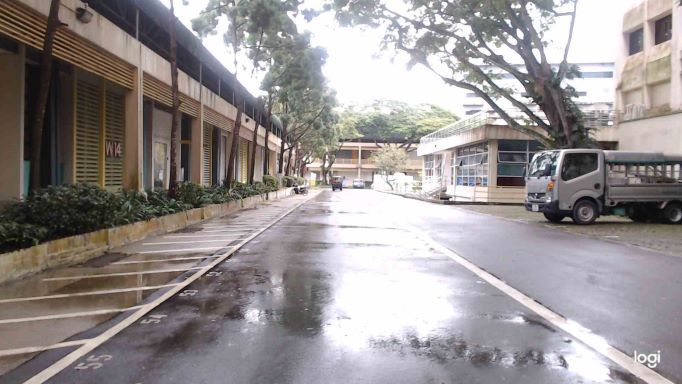
#> input picture lane/test(1080).jpg, 682 x 384 px, given in place of (720,60).mp4, which was not available
$ python lanes.py
#> lines starting #> are read from the running program, lines starting #| are printed output that depends on the picture; pictures that were not available may be replaced by others from this repository, and a replacement may not be noted
#> further down, frame is the input picture: shape (384, 682, 3); mean B, G, R 145, 145.2, 151
import cv2
import numpy as np

def make_coordinates(image, line_parameters):
    slope,intercept=line_parameters
    print(image.shape)
    y1=image.shape[0]
    y2=int(y1*(3/5))
    x1=int((y1-intercept)/slope)
    x2=int((y2-intercept)/slope)
    return np.array([x1,y1,x2,y2])

def average_slope_intercept(image,lines):
    left_fit=[]
    right_fit=[]
    for line in lines:
        x1,y1,x2,y2=line.reshape(4)
        parameters=np.polyfit((x1,x2),(y1,y2), 1)
        print(parameters)
        slope=parameters[0]
        intercept=parameters[1]
        if slope < 0:
            left_fit.append((slope, intercept))
        else:
            right_fit.append((slope, intercept))

    left_fit_average = np.average(left_fit, axis=0)
    right_fit_average=np.average(right_fit, axis=0)
    left_line=make_coordinates(image, left_fit_average)
    right_line=make_coordinates(image, right_fit_average)
    return np.array([left_line, right_line])

def canny(image):
    gray=cv2.cvtColor(image,cv2.COLOR_RGB2GRAY)
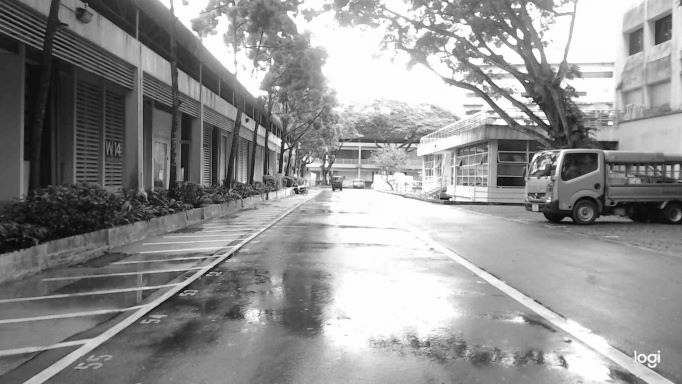
#> gray: shape (384, 682); min 2, max 255, mean 145.8
    blur=cv2.GaussianBlur(gray,(5,5),0)
    canny=cv2.Canny(blur,120,240)#change ratio to outline defferent amounts of objects
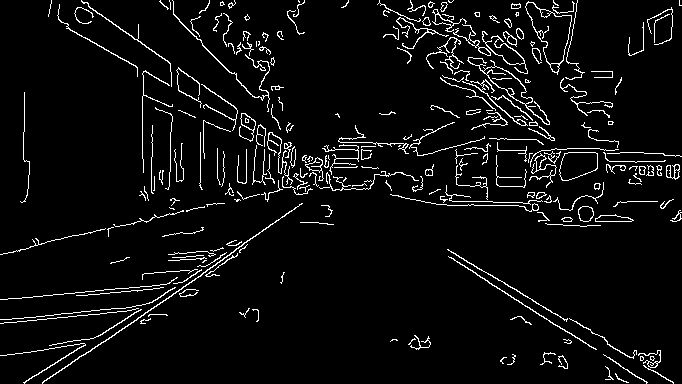
#> canny: shape (384, 682); 5.2% white in thin lines or dots
    return canny

def display_lines(image, lines):
    line_image=np.zeros_like(image)
    if lines is not None:
        for  x1,y1,x2,y2 in lines:
            cv2.line(line_image, (x1,y1), (x2,y2), (255,0,0), 10)
    return line_image

def region_of_interest(image):
    height=image.shape[0]
#> height = 384
    polygons=np.array([[(50,height),(1230,height),(800,450),(450,450),]])#coords of triangle (left,right,top)
    mask=np.zeros_like(image)
    cv2.fillPoly(mask,polygons,255)
#> mask: shape (384, 682); every value is 0
    masked_image=cv2.bitwise_and(image,mask)
    return masked_image

cap = cv2.VideoCapture("lane/(720,60).mp4")
old_lines = 0
while(cap.isOpened()):
    _, frame = cap.read()
    canny_image = canny(frame)
    cropped_image = region_of_interest(canny_image)
    lines = cv2.HoughLinesP(cropped_image, 1, np.pi/180, 100, np.array([]), minLineLength=40, maxLineGap=5)
#> lines = None
    try:
        averaged_lines = average_slope_intercept(frame, lines)
        line_image = display_lines(frame, averaged_lines)
        old_lines = averaged_lines
    except:
        line_image = display_lines(frame, old_lines)
#> after the loop in display_lines, `for  x1,y1,x2,y2 in lines:`: line_image: shape (384, 682, 3); every value is 0
#> (the run stopped early here; a loop or call above may not have finished)

$ run again, on lane/test(720).jpg
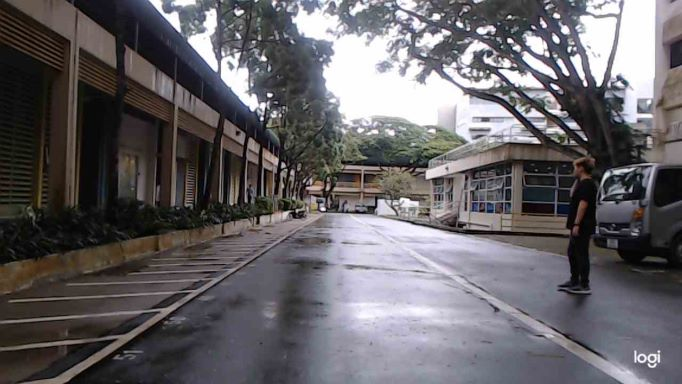
#> input picture lane/test(720).jpg, 682 x 384 px, given in place of (720,60).mp4, which was not available
#> frame is the input picture: shape (384, 682, 3); mean B, G, R 102.3, 98.7, 101.7
#> in canny, `blur=cv2.GaussianBlur(gray,(5,5),0)`:
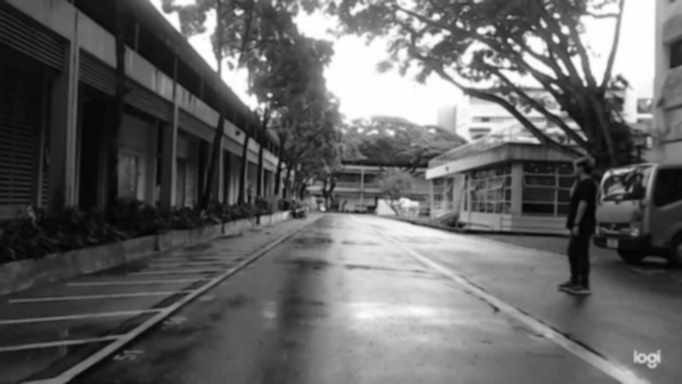
#> blur: shape (384, 682); min 3, max 255, mean 100.1
#> in canny, `canny=cv2.Canny(blur,120,240)#change ratio to outline defferent amount..`:
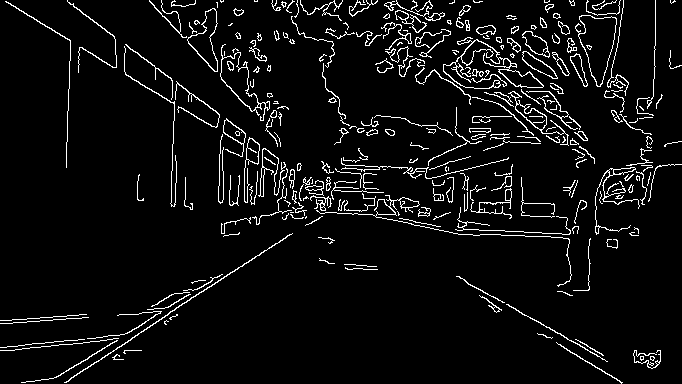
#> canny: shape (384, 682); 5.7% white in thin lines or dots
#> mask: shape (384, 682); every value is 0
#> lines = None
